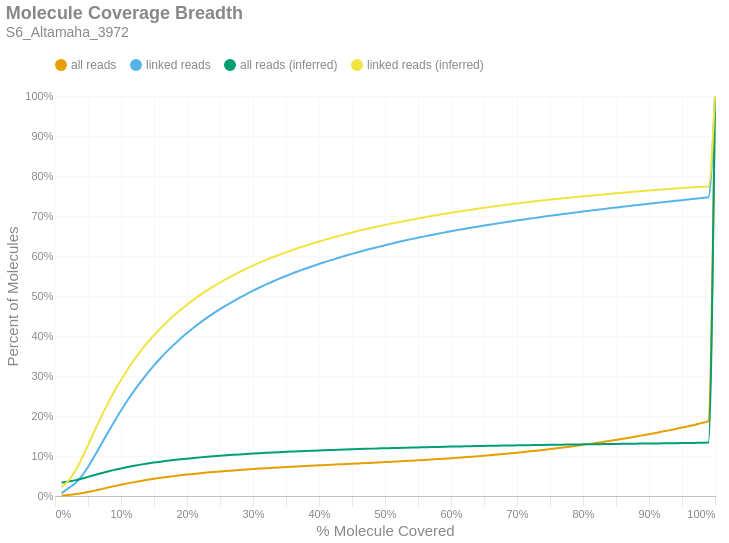

The notebook cell saved with this chart:
### Markdown cell above
### Molecule Read Coverage
This chart shows molecule coverage breadth as computed by the number of bases aligned to that molecule. In other words, "*how much of each unique long molecule is actually sequenced/aligned?*" Keep in mind there is a distinction between sequences and alignments, since some sequences belonging to a particular molecule may not align well and wouldn't appear in the alignment data. This chart also shows molecule coverage breadth as computed by the *inferred fragment* from which the aligned sequences originate. Unlike read coverage, this calculation takes into account the total insert size, including unsequenced gaps between the forward and reverse reads. Like the previous figures, these are cumulative percents.

### Code cell
if SKIPLR:
    print_html(f"Skipped")
else:
    binned_df = consolidated_hist(valids['coverage_bp'], mask, 0.01, True)
    binned_df_inf = consolidated_hist(valids['coverage_inserts'], mask, 0.01, True)
    binned_df = binned_df.with_columns(pl.lit(binned_df_inf['all reads (cumsum)']).alias('all reads (inferred)'))
    binned_df = binned_df.with_columns(pl.lit(binned_df_inf['linked reads (cumsum)']).alias('linked reads (inferred)'))
    binned_df = binned_df.with_columns(
        (pl.col('bin').cast(pl.Float64) + 0.01).alias('right_edge')
    )

    with SafeRender(binned_df):
        (
            density_plot(binned_df, 'Molecule Coverage Breadth', samplename, 'molcov', ['all reads (inferred)','linked reads (inferred)'])
            .encode(
                #x=alt.X('bin:Q', title="% Molecule Covered").axis(format = '%').scale(padding=0),
                x=alt.X('right_edge:Q', title="% Molecule Covered").axis(format='%').scale(padding=0),
                y=alt.Y('value:Q', title='Percent of Molecules')
                    .axis(format='%')
                    .stack(False)
                    .scale(domainMin=0, padding=0),
                color=alt.Color("key:N").scale(domain = ["all reads", "linked reads", "all reads (inferred)", "linked reads (inferred)"]),
                tooltip = [
                    alt.Tooltip("key:N", title = "Data Type"),
                    alt.Tooltip("range_label:N", title="% Molecule Covered"),
                    alt.Tooltip("value:Q", format = ".2%", title="% Molecules")
                ]
            )
        ).display()

### Figure 1 — Vega-Lite specification as saved in the notebook (floating-point values rounded to 4 significant figures)
{"width": "container", "height": 400, "config": {"title": {"anchor": "start", "dy": -15, "fontSize": 18, "color": "#888888", "subtitleColor": "#888888", "subtitleFontSize": 14}, "arc": {"fill": "#0072B2"}, "axis": {"domainColor": "#888888", "domainWidth": 0.5, "gridWidth": 0.2, "grid": false, "titleFontWeight": 400, "titleFontSize": 15, "labelFontSize": 11, "labelColor": "#888888", "tickColor": "#888888", "tickWidth": 0.2, "titleColor": "#888888"}, "axisBand": {"grid": false}, "axisX": {"grid": true, "tickSize": 10, "domainCap": "round"}, "axisY": {"domain": false, "grid": true, "tickSize": 0, "domainCap": "round"}, "background": "transparent", "header": {"labelFontSize": 15, "labelColor": "#888888", "titleFontSize": 15, "titleFontWeight": 600, "titleColor": "#888888"}, "legend": {"labelFont": "sans-serif", "labelFontSize": 12, "labelColor": "#888888", "symbolSize": 100, "symbolType": "circle", "titleFontSize": 12, "titlePadding": 10, "titleColor": "#888888", "title": null, "orient": "top"}, "range": {"category": ["#E69F00", "#56B4E9", "#009E73", "#F0E442", "#0072B2", "#D55E00", "#CC79A7", "#000000"], "diverging": ["#cfe8f3", "#a2d4ec", "#73bfe2", "#46abdb", "#1696d2", "#12719e"]}, "area": {"fill": "#0072B2", "fillOpacity": 0.7, "line": true, "strokeOpacity": 0.7}, "line": {"color": "#0072B2", "stroke": "#0072B2", "strokeWidth": 2}, "trail": {"color": "#0072B2", "stroke": "#0072B2", "strokeWidth": 0, "size": 1}, "point": {"filled": true, "fillOpacity": 1.0, "size": 95}, "text": {"color": "#888888", "fontSize": 11, "align": "right", "fontWeight": 400, "size": 11}, "bar": {"fill": "#0072B2", "stroke": null}, "view": {"stroke": null, "continuousWidth": 660, "continuousHeight": 400}}, "data": {"name": "data-6755956800b810192bb99a8628f7bd20"}, "mark": {"type": "line", "interpolate": "monotone", "point": {"opacity": 0, "size": 275}}, "encoding": {"color": {"field": "key", "scale": {"domain": ["all reads", "linked reads", "all reads (inferred)", "linked reads (inferred)"]}, "type": "nominal"}, "tooltip": [{"field": "key", "title": "Data Type", "type": "nominal"}, {"field": "range_label", "title": "% Molecule Covered", "type": "nominal"}, {"field": "value", "format": ".2%", "title": "% Molecules", "type": "quantitative"}], "x": {"axis": {"format": "%"}, "field": "right_edge", "scale": {"padding": 0}, "title": "% Molecule Covered", "type": "quantitative"}, "y": {"axis": {"format": "%"}, "field": "value", "scale": {"domainMin": 0, "padding": 0}, "stack": false, "title": "Percent of Molecules", "type": "quantitative"}}, "params": [{"name": "param_c36ac31b6afebe62", "select": {"type": "point", "fields": ["key"]}, "bind": "legend"}], "title": {"text": "Molecule Coverage Breadth", "subtitle": "S6_Altamaha_3972"}, "transform": [{"fold": ["all reads (cumsum)", "linked reads (cumsum)", "all reads (inferred)", "linked reads (inferred)"]}, {"calculate": "replace(datum.key, ' (cumsum)', '')", "as": "key"}, {"filter": {"param": "param_c36ac31b6afebe62"}}], "usermeta": {"embedOptions": {"downloadFileName": "S6_Altamaha_3972.molcov"}}, "$schema": "https://vega.github.io/schema/vega-lite/v6.1.0.json", "datasets": {"data-6755956800b810192bb99a8628f7bd20": [{"bin": "0.0", "interval": "0.0-0.01", "all reads": 0.0009993, "linked reads": 0.006942, "all reads (cumsum)": 0.0009993, "linked reads (cumsum)": 0.006942, "range_label": "0.0-0.01", "all reads (inferred)": 0.03389, "linked reads (inferred)": 0.02188, "right_edge": 0.01}, {"bin": "0.01", "interval": "0.01-0.02", "all reads": 0.001655, "linked reads": 0.01223, "all reads (cumsum)": 0.002655, "linked reads (cumsum)": 0.01917, "range_label": "0.01-0.02", "all reads (inferred)": 0.03601, "linked reads (inferred)": 0.03758, "right_edge": 0.02}, {"bin": "0.02", "interval": "0.02-0.03", "all reads": 0.001556, "linked reads": 0.01147, "all reads (cumsum)": 0.004211, "linked reads (cumsum)": 0.03064, "range_label": "0.02-0.03", "all reads (inferred)": 0.03903, "linked reads (inferred)": 0.06043, "right_edge": 0.03}, {"bin": "0.03", "interval": "0.03-0.04", "all reads": 0.002395, "linked reads": 0.01792, "all reads (cumsum)": 0.006606, "linked reads (cumsum)": 0.04856, "range_label": "0.03-0.04", "all reads (inferred)": 0.04314, "linked reads (inferred)": 0.09171, "right_edge": 0.04}, {"bin": "0.04", "interval": "0.04-0.05", "all reads": 0.00316, "linked reads": 0.02397, "all reads (cumsum)": 0.009766, "linked reads (cumsum)": 0.07252, "range_label": "0.04-0.05", "all reads (inferred)": 0.04775, "linked reads (inferred)": 0.1269, "right_edge": 0.05}, {"bin": "0.05", "interval": "0.05-0.06", "all reads": 0.003613, "linked reads": 0.02754, "all reads (cumsum)": 0.01338, "linked reads (cumsum)": 0.1001, "range_label": "0.05-0.06", "all reads (inferred)": 0.05242, "linked reads (inferred)": 0.1628, "right_edge": 0.06}, {"bin": "0.06", "interval": "0.06-0.07", "all reads": 0.003795, "linked reads": 0.02903, "all reads (cumsum)": 0.01717, "linked reads (cumsum)": 0.1291, "range_label": "0.06-0.07", "all reads (inferred)": 0.05696, "linked reads (inferred)": 0.1977, "right_edge": 0.07}, {"bin": "0.07", "interval": "0.07-0.08", "all reads": 0.003789, "linked reads": 0.02901, "all reads (cumsum)": 0.02096, "linked reads (cumsum)": 0.1581, "range_label": "0.07-0.08", "all reads (inferred)": 0.06127, "linked reads (inferred)": 0.2309, "right_edge": 0.08}, {"bin": "0.08", "interval": "0.08-0.09", "all reads": 0.003717, "linked reads": 0.02843, "all reads (cumsum)": 0.02468, "linked reads (cumsum)": 0.1865, "range_label": "0.08-0.09", "all reads (inferred)": 0.06529, "linked reads (inferred)": 0.2618, "right_edge": 0.09}, {"bin": "0.09", "interval": "0.09-0.1", "all reads": 0.00356, "linked reads": 0.02725, "all reads (cumsum)": 0.02824, "linked reads (cumsum)": 0.2138, "range_label": "0.09-0.1", "all reads (inferred)": 0.06895, "linked reads (inferred)": 0.29, "right_edge": 0.1}, {"bin": "0.1", "interval": "0.1-0.11", "all reads": 0.003347, "linked reads": 0.02562, "all reads (cumsum)": 0.03159, "linked reads (cumsum)": 0.2394, "range_label": "0.1-0.11", "all reads (inferred)": 0.07239, "linked reads (inferred)": 0.3164, "right_edge": 0.11}, {"bin": "0.11", "interval": "0.11-0.12", "all reads": 0.003132, "linked reads": 0.02398, "all reads (cumsum)": 0.03472, "linked reads (cumsum)": 0.2634, "range_label": "0.11-0.12", "all reads (inferred)": 0.07553, "linked reads (inferred)": 0.3407, "right_edge": 0.12}, {"bin": "0.12", "interval": "0.12-0.13", "all reads": 0.00289, "linked reads": 0.02215, "all reads (cumsum)": 0.03761, "linked reads (cumsum)": 0.2855, "range_label": "0.12-0.13", "all reads (inferred)": 0.0784, "linked reads (inferred)": 0.3628, "right_edge": 0.13}, {"bin": "0.13", "interval": "0.13-0.14", "all reads": 0.002747, "linked reads": 0.02104, "all reads (cumsum)": 0.04036, "linked reads (cumsum)": 0.3066, "range_label": "0.13-0.14", "all reads (inferred)": 0.08105, "linked reads (inferred)": 0.3833, "right_edge": 0.14}, {"bin": "0.14", "interval": "0.14-0.15", "all reads": 0.002613, "linked reads": 0.02, "all reads (cumsum)": 0.04297, "linked reads (cumsum)": 0.3266, "range_label": "0.14-0.15", "all reads (inferred)": 0.0835, "linked reads (inferred)": 0.4021, "right_edge": 0.15}, {"bin": "0.15", "interval": "0.15-0.16", "all reads": 0.002419, "linked reads": 0.0185, "all reads (cumsum)": 0.04539, "linked reads (cumsum)": 0.3451, "range_label": "0.15-0.16", "all reads (inferred)": 0.08579, "linked reads (inferred)": 0.4198, "right_edge": 0.16}, {"bin": "0.16", "interval": "0.16-0.17", "all reads": 0.002221, "linked reads": 0.01704, "all reads (cumsum)": 0.04761, "linked reads (cumsum)": 0.3621, "range_label": "0.16-0.17", "all reads (inferred)": 0.08789, "linked reads (inferred)": 0.436, "right_edge": 0.17}, {"bin": "0.17", "interval": "0.17-0.18", "all reads": 0.002092, "linked reads": 0.01599, "all reads (cumsum)": 0.0497, "linked reads (cumsum)": 0.3781, "range_label": "0.17-0.18", "all reads (inferred)": 0.08986, "linked reads (inferred)": 0.4511, "right_edge": 0.18}, {"bin": "0.18", "interval": "0.18-0.19", "all reads": 0.00198, "linked reads": 0.01517, "all reads (cumsum)": 0.05168, "linked reads (cumsum)": 0.3933, "range_label": "0.18-0.19", "all reads (inferred)": 0.09166, "linked reads (inferred)": 0.465, "right_edge": 0.19}, {"bin": "0.19", "interval": "0.19-0.2", "all reads": 0.001852, "linked reads": 0.01419, "all reads (cumsum)": 0.05353, "linked reads (cumsum)": 0.4075, "range_label": "0.19-0.2", "all reads (inferred)": 0.09338, "linked reads (inferred)": 0.4783, "right_edge": 0.2}, {"bin": "0.2", "interval": "0.2-0.21", "all reads": 0.001741, "linked reads": 0.01329, "all reads (cumsum)": 0.05527, "linked reads (cumsum)": 0.4208, "range_label": "0.2-0.21", "all reads (inferred)": 0.09501, "linked reads (inferred)": 0.4908, "right_edge": 0.21}, {"bin": "0.21", "interval": "0.21-0.22", "all reads": 0.001649, "linked reads": 0.01265, "all reads (cumsum)": 0.05692, "linked reads (cumsum)": 0.4334, "range_label": "0.21-0.22", "all reads (inferred)": 0.09655, "linked reads (inferred)": 0.5027, "right_edge": 0.22}, {"bin": "0.22", "interval": "0.22-0.23", "all reads": 0.001538, "linked reads": 0.01174, "all reads (cumsum)": 0.05846, "linked reads (cumsum)": 0.4451, "range_label": "0.22-0.23", "all reads (inferred)": 0.09797, "linked reads (inferred)": 0.5136, "right_edge": 0.23}, {"bin": "0.23", "interval": "0.23-0.24", "all reads": 0.001467, "linked reads": 0.01123, "all reads (cumsum)": 0.05993, "linked reads (cumsum)": 0.4564, "range_label": "0.23-0.24", "all reads (inferred)": 0.09931, "linked reads (inferred)": 0.5239, "right_edge": 0.24}, {"bin": "0.24", "interval": "0.24-0.25", "all reads": 0.001413, "linked reads": 0.01072, "all reads (cumsum)": 0.06134, "linked reads (cumsum)": 0.4671, "range_label": "0.24-0.25", "all reads (inferred)": 0.1006, "linked reads (inferred)": 0.5338, "right_edge": 0.25}, {"bin": "0.25", "interval": "0.25-0.26", "all reads": 0.001326, "linked reads": 0.01002, "all reads (cumsum)": 0.06267, "linked reads (cumsum)": 0.4771, "range_label": "0.25-0.26", "all reads (inferred)": 0.1018, "linked reads (inferred)": 0.543, "right_edge": 0.26}, {"bin": "0.26", "interval": "0.26-0.27", "all reads": 0.00127, "linked reads": 0.009616, "all reads (cumsum)": 0.06394, "linked reads (cumsum)": 0.4867, "range_label": "0.26-0.27", "all reads (inferred)": 0.1029, "linked reads (inferred)": 0.5517, "right_edge": 0.27}, {"bin": "0.27", "interval": "0.27-0.28", "all reads": 0.001225, "linked reads": 0.009296, "all reads (cumsum)": 0.06516, "linked reads (cumsum)": 0.496, "range_label": "0.27-0.28", "all reads (inferred)": 0.104, "linked reads (inferred)": 0.5602, "right_edge": 0.28}, {"bin": "0.28", "interval": "0.28-0.29", "all reads": 0.001183, "linked reads": 0.008909, "all reads (cumsum)": 0.06635, "linked reads (cumsum)": 0.5049, "range_label": "0.28-0.29", "all reads (inferred)": 0.1051, "linked reads (inferred)": 0.5682, "right_edge": 0.29}, {"bin": "0.29", "interval": "0.29-0.3", "all reads": 0.001114, "linked reads": 0.008394, "all reads (cumsum)": 0.06746, "linked reads (cumsum)": 0.5133, "range_label": "0.29-0.3", "all reads (inferred)": 0.1061, "linked reads (inferred)": 0.5759, "right_edge": 0.3}, {"bin": "0.3", "interval": "0.3-0.31", "all reads": 0.001059, "linked reads": 0.007969, "all reads (cumsum)": 0.06852, "linked reads (cumsum)": 0.5213, "range_label": "0.3-0.31", "all reads (inferred)": 0.107, "linked reads (inferred)": 0.5833, "right_edge": 0.31}, {"bin": "0.31", "interval": "0.31-0.32", "all reads": 0.001026, "linked reads": 0.00768, "all reads (cumsum)": 0.06954, "linked reads (cumsum)": 0.529, "range_label": "0.31-0.32", "all reads (inferred)": 0.1079, "linked reads (inferred)": 0.5903, "right_edge": 0.32}, {"bin": "0.32", "interval": "0.32-0.33", "all reads": 0.0009842, "linked reads": 0.007312, "all reads (cumsum)": 0.07053, "linked reads (cumsum)": 0.5363, "range_label": "0.32-0.33", "all reads (inferred)": 0.1088, "linked reads (inferred)": 0.5969, "right_edge": 0.33}, {"bin": "0.33", "interval": "0.33-0.34", "all reads": 0.0009506, "linked reads": 0.007, "all reads (cumsum)": 0.07148, "linked reads (cumsum)": 0.5433, "range_label": "0.33-0.34", "all reads (inferred)": 0.1096, "linked reads (inferred)": 0.6031, "right_edge": 0.34}, {"bin": "0.34", "interval": "0.34-0.35", "all reads": 0.0009317, "linked reads": 0.006775, "all reads (cumsum)": 0.07241, "linked reads (cumsum)": 0.5501, "range_label": "0.34-0.35", "all reads (inferred)": 0.1104, "linked reads (inferred)": 0.6091, "right_edge": 0.35}, {"bin": "0.35", "interval": "0.35-0.36", "all reads": 0.0008996, "linked reads": 0.006503, "all reads (cumsum)": 0.07331, "linked reads (cumsum)": 0.5566, "range_label": "0.35-0.36", "all reads (inferred)": 0.1112, "linked reads (inferred)": 0.615, "right_edge": 0.36}, {"bin": "0.36", "interval": "0.36-0.37", "all reads": 0.0008558, "linked reads": 0.006144, "all reads (cumsum)": 0.07417, "linked reads (cumsum)": 0.5627, "range_label": "0.36-0.37", "all reads (inferred)": 0.1119, "linked reads (inferred)": 0.6207, "right_edge": 0.37}, {"bin": "0.37", "interval": "0.37-0.38", "all reads": 0.0008589, "linked reads": 0.006068, "all reads (cumsum)": 0.07502, "linked reads (cumsum)": 0.5688, "range_label": "0.37-0.38", "all reads (inferred)": 0.1126, "linked reads (inferred)": 0.626, "right_edge": 0.38}, {"bin": "0.38", "interval": "0.38-0.39", "all reads": 0.000813, "linked reads": 0.005727, "all reads (cumsum)": 0.07584, "linked reads (cumsum)": 0.5745, "range_label": "0.38-0.39", "all reads (inferred)": 0.1133, "linked reads (inferred)": 0.6312, "right_edge": 0.39}, {"bin": "0.39", "interval": "0.39-0.4", "all reads": 0.0008183, "linked reads": 0.005598, "all reads (cumsum)": 0.07666, "linked reads (cumsum)": 0.5801, "range_label": "0.39-0.4", "all reads (inferred)": 0.1139, "linked reads (inferred)": 0.6363, "right_edge": 0.4}, {"bin": "0.4", "interval": "0.4-0.41", "all reads": 0.0007948, "linked reads": 0.005245, "all reads (cumsum)": 0.07745, "linked reads (cumsum)": 0.5854, "range_label": "0.4-0.41", "all reads (inferred)": 0.1146, "linked reads (inferred)": 0.641, "right_edge": 0.41}, {"bin": "0.41", "interval": "0.41-0.42", "all reads": 0.0008005, "linked reads": 0.005214, "all reads (cumsum)": 0.07825, "linked reads (cumsum)": 0.5906, "range_label": "0.41-0.42", "all reads (inferred)": 0.1152, "linked reads (inferred)": 0.6458, "right_edge": 0.42}, {"bin": "0.42", "interval": "0.42-0.43", "all reads": 0.0008157, "linked reads": 0.005211, "all reads (cumsum)": 0.07907, "linked reads (cumsum)": 0.5958, "range_label": "0.42-0.43", "all reads (inferred)": 0.1158, "linked reads (inferred)": 0.6503, "right_edge": 0.43}, {"bin": "0.43", "interval": "0.43-0.44", "all reads": 0.0007764, "linked reads": 0.004845, "all reads (cumsum)": 0.07984, "linked reads (cumsum)": 0.6006, "range_label": "0.43-0.44", "all reads (inferred)": 0.1163, "linked reads (inferred)": 0.6546, "right_edge": 0.44}, {"bin": "0.44", "interval": "0.44-0.45", "all reads": 0.0007911, "linked reads": 0.004705, "all reads (cumsum)": 0.08063, "linked reads (cumsum)": 0.6053, "range_label": "0.44-0.45", "all reads (inferred)": 0.1169, "linked reads (inferred)": 0.6588, "right_edge": 0.45}, {"bin": "0.45", "interval": "0.45-0.46", "all reads": 0.0008034, "linked reads": 0.004639, "all reads (cumsum)": 0.08144, "linked reads (cumsum)": 0.61, "range_label": "0.45-0.46", "all reads (inferred)": 0.1174, "linked reads (inferred)": 0.6629, "right_edge": 0.46}, {"bin": "0.46", "interval": "0.46-0.47", "all reads": 0.0007901, "linked reads": 0.004366, "all reads (cumsum)": 0.08223, "linked reads (cumsum)": 0.6143, "range_label": "0.46-0.47", "all reads (inferred)": 0.1179, "linked reads (inferred)": 0.6668, "right_edge": 0.47}, {"bin": "0.47", "interval": "0.47-0.48", "all reads": 0.00081, "linked reads": 0.004325, "all reads (cumsum)": 0.08304, "linked reads (cumsum)": 0.6187, "range_label": "0.47-0.48", "all reads (inferred)": 0.1184, "linked reads (inferred)": 0.6704, "right_edge": 0.48}, {"bin": "0.48", "interval": "0.48-0.49", "all reads": 0.0008164, "linked reads": 0.004123, "all reads (cumsum)": 0.08385, "linked reads (cumsum)": 0.6228, "range_label": "0.48-0.49", "all reads (inferred)": 0.1189, "linked reads (inferred)": 0.6741, "right_edge": 0.49}, {"bin": "0.49", "interval": "0.49-0.5", "all reads": 0.0008988, "linked reads": 0.004276, "all reads (cumsum)": 0.08475, "linked reads (cumsum)": 0.6271, "range_label": "0.49-0.5", "all reads (inferred)": 0.1194, "linked reads (inferred)": 0.6778, "right_edge": 0.5}, {"bin": "0.5", "interval": "0.5-0.51", "all reads": 0.0008157, "linked reads": 0.003835, "all reads (cumsum)": 0.08557, "linked reads (cumsum)": 0.6309, "range_label": "0.5-0.51", "all reads (inferred)": 0.1198, "linked reads (inferred)": 0.681, "right_edge": 0.51}, {"bin": "0.51", "interval": "0.51-0.52", "all reads": 0.0008887, "linked reads": 0.003891, "all reads (cumsum)": 0.08646, "linked reads (cumsum)": 0.6348, "range_label": "0.51-0.52", "all reads (inferred)": 0.1203, "linked reads (inferred)": 0.6845, "right_edge": 0.52}, {"bin": "0.52", "interval": "0.52-0.53", "all reads": 0.0008839, "linked reads": 0.003765, "all reads (cumsum)": 0.08734, "linked reads (cumsum)": 0.6385, "range_label": "0.52-0.53", "all reads (inferred)": 0.1207, "linked reads (inferred)": 0.6876, "right_edge": 0.53}, {"bin": "0.53", "interval": "0.53-0.54", "all reads": 0.0009325, "linked reads": 0.003645, "all reads (cumsum)": 0.08827, "linked reads (cumsum)": 0.6422, "range_label": "0.53-0.54", "all reads (inferred)": 0.1211, "linked reads (inferred)": 0.6909, "right_edge": 0.54}, {"bin": "0.54", "interval": "0.54-0.55", "all reads": 0.0009478, "linked reads": 0.003463, "all reads (cumsum)": 0.08922, "linked reads (cumsum)": 0.6457, "range_label": "0.54-0.55", "all reads (inferred)": 0.1215, "linked reads (inferred)": 0.6939, "right_edge": 0.55}, {"bin": "0.55", "interval": "0.55-0.56", "all reads": 0.0009773, "linked reads": 0.003461, "all reads (cumsum)": 0.0902, "linked reads (cumsum)": 0.6491, "range_label": "0.55-0.56", "all reads (inferred)": 0.122, "linked reads (inferred)": 0.6969, "right_edge": 0.56}, {"bin": "0.56", "interval": "0.56-0.57", "all reads": 0.0009984, "linked reads": 0.003219, "all reads (cumsum)": 0.0912, "linked reads (cumsum)": 0.6523, "range_label": "0.56-0.57", "all reads (inferred)": 0.1224, "linked reads (inferred)": 0.6999, "right_edge": 0.57}, {"bin": "0.57", "interval": "0.57-0.58", "all reads": 0.001023, "linked reads": 0.003181, "all reads (cumsum)": 0.09222, "linked reads (cumsum)": 0.6555, "range_label": "0.57-0.58", "all reads (inferred)": 0.1227, "linked reads (inferred)": 0.7027, "right_edge": 0.58}, {"bin": "0.58", "interval": "0.58-0.59", "all reads": 0.001071, "linked reads": 0.003219, "all reads (cumsum)": 0.09329, "linked reads (cumsum)": 0.6587, "range_label": "0.58-0.59", "all reads (inferred)": 0.1231, "linked reads (inferred)": 0.7055, "right_edge": 0.59}, {"bin": "0.59", "interval": "0.59-0.6", "all reads": 0.001183, "linked reads": 0.003237, "all reads (cumsum)": 0.09447, "linked reads (cumsum)": 0.662, "range_label": "0.59-0.6", "all reads (inferred)": 0.1235, "linked reads (inferred)": 0.7083, "right_edge": 0.6}, {"bin": "0.6", "interval": "0.6-0.61", "all reads": 0.001126, "linked reads": 0.00293, "all reads (cumsum)": 0.0956, "linked reads (cumsum)": 0.6649, "range_label": "0.6-0.61", "all reads (inferred)": 0.1238, "linked reads (inferred)": 0.7108, "right_edge": 0.61}, {"bin": "0.61", "interval": "0.61-0.62", "all reads": 0.001196, "linked reads": 0.002798, "all reads (cumsum)": 0.0968, "linked reads (cumsum)": 0.6677, "range_label": "0.61-0.62", "all reads (inferred)": 0.1242, "linked reads (inferred)": 0.7133, "right_edge": 0.62}, {"bin": "0.62", "interval": "0.62-0.63", "all reads": 0.001234, "linked reads": 0.002813, "all reads (cumsum)": 0.09803, "linked reads (cumsum)": 0.6705, "range_label": "0.62-0.63", "all reads (inferred)": 0.1245, "linked reads (inferred)": 0.7158, "right_edge": 0.63}, {"bin": "0.63", "interval": "0.63-0.64", "all reads": 0.001311, "linked reads": 0.002855, "all reads (cumsum)": 0.09934, "linked reads (cumsum)": 0.6734, "range_label": "0.63-0.64", "all reads (inferred)": 0.1248, "linked reads (inferred)": 0.7181, "right_edge": 0.64}, {"bin": "0.64", "interval": "0.64-0.65", "all reads": 0.00133, "linked reads": 0.002688, "all reads (cumsum)": 0.1007, "linked reads (cumsum)": 0.6761, "range_label": "0.64-0.65", "all reads (inferred)": 0.1251, "linked reads (inferred)": 0.7206, "right_edge": 0.65}, {"bin": "0.65", "interval": "0.65-0.66", "all reads": 0.001422, "linked reads": 0.002694, "all reads (cumsum)": 0.1021, "linked reads (cumsum)": 0.6787, "range_label": "0.65-0.66", "all reads (inferred)": 0.1255, "linked reads (inferred)": 0.7229, "right_edge": 0.66}, {"bin": "0.66", "interval": "0.66-0.67", "all reads": 0.001436, "linked reads": 0.002593, "all reads (cumsum)": 0.1035, "linked reads (cumsum)": 0.6813, "range_label": "0.66-0.67", "all reads (inferred)": 0.1258, "linked reads (inferred)": 0.7251, "right_edge": 0.67}, {"bin": "0.67", "interval": "0.67-0.68", "all reads": 0.001498, "linked reads": 0.002519, "all reads (cumsum)": 0.105, "linked reads (cumsum)": 0.6839, "range_label": "0.67-0.68", "all reads (inferred)": 0.1261, "linked reads (inferred)": 0.7273, "right_edge": 0.68}, {"bin": "0.68", "interval": "0.68-0.69", "all reads": 0.001554, "linked reads": 0.002547, "all reads (cumsum)": 0.1066, "linked reads (cumsum)": 0.6864, "range_label": "0.68-0.69", "all reads (inferred)": 0.1263, "linked reads (inferred)": 0.7294, "right_edge": 0.69}, {"bin": "0.69", "interval": "0.69-0.7", "all reads": 0.001643, "linked reads": 0.002376, "all reads (cumsum)": 0.1082, "linked reads (cumsum)": 0.6888, "range_label": "0.69-0.7", "all reads (inferred)": 0.1266, "linked reads (inferred)": 0.7314, "right_edge": 0.7}, {"bin": "0.7", "interval": "0.7-0.71", "all reads": 0.001645, "linked reads": 0.002375, "all reads (cumsum)": 0.1099, "linked reads (cumsum)": 0.6912, "range_label": "0.7-0.71", "all reads (inferred)": 0.1269, "linked reads (inferred)": 0.7334, "right_edge": 0.71}, {"bin": "0.71", "interval": "0.71-0.72", "all reads": 0.001721, "linked reads": 0.002384, "all reads (cumsum)": 0.1116, "linked reads (cumsum)": 0.6935, "range_label": "0.71-0.72", "all reads (inferred)": 0.1272, "linked reads (inferred)": 0.7353, "right_edge": 0.72}, {"bin": "0.72", "interval": "0.72-0.73", "all reads": 0.001804, "linked reads": 0.002304, "all reads (cumsum)": 0.1134, "linked reads (cumsum)": 0.6958, "range_label": "0.72-0.73", "all reads (inferred)": 0.1274, "linked reads (inferred)": 0.7372, "right_edge": 0.73}, {"bin": "0.73", "interval": "0.73-0.74", "all reads": 0.001855, "linked reads": 0.002289, "all reads (cumsum)": 0.1152, "linked reads (cumsum)": 0.6981, "range_label": "0.73-0.74", "all reads (inferred)": 0.1277, "linked reads (inferred)": 0.7391, "right_edge": 0.74}, {"bin": "0.74", "interval": "0.74-0.75", "all reads": 0.002012, "linked reads": 0.002348, "all reads (cumsum)": 0.1173, "linked reads (cumsum)": 0.7005, "range_label": "0.74-0.75", "all reads (inferred)": 0.1279, "linked reads (inferred)": 0.741, "right_edge": 0.75}, {"bin": "0.75", "interval": "0.75-0.76", "all reads": 0.001943, "linked reads": 0.002201, "all reads (cumsum)": 0.1192, "linked reads (cumsum)": 0.7027, "range_label": "0.75-0.76", "all reads (inferred)": 0.1282, "linked reads (inferred)": 0.7427, "right_edge": 0.76}, {"bin": "0.76", "interval": "0.76-0.77", "all reads": 0.002052, "linked reads": 0.002143, "all reads (cumsum)": 0.1213, "linked reads (cumsum)": 0.7048, "range_label": "0.76-0.77", "all reads (inferred)": 0.1284, "linked reads (inferred)": 0.7444, "right_edge": 0.77}, {"bin": "0.77", "interval": "0.77-0.78", "all reads": 0.002126, "linked reads": 0.002212, "all reads (cumsum)": 0.1234, "linked reads (cumsum)": 0.707, "range_label": "0.77-0.78", "all reads (inferred)": 0.1287, "linked reads (inferred)": 0.746, "right_edge": 0.78}, {"bin": "0.78", "interval": "0.78-0.79", "all reads": 0.002167, "linked reads": 0.002013, "all reads (cumsum)": 0.1255, "linked reads (cumsum)": 0.7091, "range_label": "0.78-0.79", "all reads (inferred)": 0.1289, "linked reads (inferred)": 0.7476, "right_edge": 0.79}, {"bin": "0.79", "interval": "0.79-0.8", "all reads": 0.002389, "linked reads": 0.002256, "all reads (cumsum)": 0.1279, "linked reads (cumsum)": 0.7113, "range_label": "0.79-0.8", "all reads (inferred)": 0.1291, "linked reads (inferred)": 0.7493, "right_edge": 0.8}, {"bin": "0.8", "interval": "0.8-0.81", "all reads": 0.002232, "linked reads": 0.00189, "all reads (cumsum)": 0.1302, "linked reads (cumsum)": 0.7132, "range_label": "0.8-0.81", "all reads (inferred)": 0.1293, "linked reads (inferred)": 0.7507, "right_edge": 0.81}, {"bin": "0.81", "interval": "0.81-0.82", "all reads": 0.002406, "linked reads": 0.002083, "all reads (cumsum)": 0.1326, "linked reads (cumsum)": 0.7153, "range_label": "0.81-0.82", "all reads (inferred)": 0.1295, "linked reads (inferred)": 0.7522, "right_edge": 0.82}, {"bin": "0.82", "interval": "0.82-0.83", "all reads": 0.002507, "linked reads": 0.001897, "all reads (cumsum)": 0.1351, "linked reads (cumsum)": 0.7172, "range_label": "0.82-0.83", "all reads (inferred)": 0.1298, "linked reads (inferred)": 0.7537, "right_edge": 0.83}, {"bin": "0.83", "interval": "0.83-0.84", "all reads": 0.002591, "linked reads": 0.002082, "all reads (cumsum)": 0.1377, "linked reads (cumsum)": 0.7193, "range_label": "0.83-0.84", "all reads (inferred)": 0.13, "linked reads (inferred)": 0.7552, "right_edge": 0.84}, {"bin": "0.84", "interval": "0.84-0.85", "all reads": 0.002575, "linked reads": 0.001871, "all reads (cumsum)": 0.1402, "linked reads (cumsum)": 0.7211, "range_label": "0.84-0.85", "all reads (inferred)": 0.1302, "linked reads (inferred)": 0.7567, "right_edge": 0.85}, {"bin": "0.85", "interval": "0.85-0.86", "all reads": 0.002722, "linked reads": 0.001947, "all reads (cumsum)": 0.143, "linked reads (cumsum)": 0.7231, "range_label": "0.85-0.86", "all reads (inferred)": 0.1304, "linked reads (inferred)": 0.7581, "right_edge": 0.86}, {"bin": "0.86", "interval": "0.86-0.87", "all reads": 0.002768, "linked reads": 0.001873, "all reads (cumsum)": 0.1457, "linked reads (cumsum)": 0.725, "range_label": "0.86-0.87", "all reads (inferred)": 0.1306, "linked reads (inferred)": 0.7597, "right_edge": 0.87}, {"bin": "0.87", "interval": "0.87-0.88", "all reads": 0.002888, "linked reads": 0.001924, "all reads (cumsum)": 0.1486, "linked reads (cumsum)": 0.7269, "range_label": "0.87-0.88", "all reads (inferred)": 0.1308, "linked reads (inferred)": 0.761, "right_edge": 0.88}, {"bin": "0.88", "interval": "0.88-0.89", "all reads": 0.002935, "linked reads": 0.001884, "all reads (cumsum)": 0.1516, "linked reads (cumsum)": 0.7288, "range_label": "0.88-0.89", "all reads (inferred)": 0.131, "linked reads (inferred)": 0.7623, "right_edge": 0.89}, {"bin": "0.89", "interval": "0.89-0.9", "all reads": 0.003035, "linked reads": 0.001866, "all reads (cumsum)": 0.1546, "linked reads (cumsum)": 0.7306, "range_label": "0.89-0.9", "all reads (inferred)": 0.1312, "linked reads (inferred)": 0.7636, "right_edge": 0.9}, {"bin": "0.9", "interval": "0.9-0.91", "all reads": 0.002932, "linked reads": 0.001846, "all reads (cumsum)": 0.1575, "linked reads (cumsum)": 0.7325, "range_label": "0.9-0.91", "all reads (inferred)": 0.1314, "linked reads (inferred)": 0.7649, "right_edge": 0.91}, {"bin": "0.91", "interval": "0.91-0.92", "all reads": 0.003455, "linked reads": 0.001827, "all reads (cumsum)": 0.161, "linked reads (cumsum)": 0.7343, "range_label": "0.91-0.92", "all reads (inferred)": 0.1317, "linked reads (inferred)": 0.7662, "right_edge": 0.92}, {"bin": "0.92", "interval": "0.92-0.93", "all reads": 0.003047, "linked reads": 0.001794, "all reads (cumsum)": 0.164, "linked reads (cumsum)": 0.7361, "range_label": "0.92-0.93", "all reads (inferred)": 0.1319, "linked reads (inferred)": 0.7674, "right_edge": 0.93}, {"bin": "0.93", "interval": "0.93-0.94", "all reads": 0.003388, "linked reads": 0.001827, "all reads (cumsum)": 0.1674, "linked reads (cumsum)": 0.7379, "range_label": "0.93-0.94", "all reads (inferred)": 0.1321, "linked reads (inferred)": 0.7686, "right_edge": 0.94}, {"bin": "0.94", "interval": "0.94-0.95", "all reads": 0.003741, "linked reads": 0.001741, "all reads (cumsum)": 0.1712, "linked reads (cumsum)": 0.7397, "range_label": "0.94-0.95", "all reads (inferred)": 0.1323, "linked reads (inferred)": 0.7698, "right_edge": 0.95}, {"bin": "0.95", "interval": "0.95-0.96", "all reads": 0.003276, "linked reads": 0.001763, "all reads (cumsum)": 0.1744, "linked reads (cumsum)": 0.7414, "range_label": "0.95-0.96", "all reads (inferred)": 0.1325, "linked reads (inferred)": 0.771, "right_edge": 0.96}, {"bin": "0.96", "interval": "0.96-0.97", "all reads": 0.003812, "linked reads": 0.001686, "all reads (cumsum)": 0.1782, "linked reads (cumsum)": 0.7431, "range_label": "0.96-0.97", "all reads (inferred)": 0.1328, "linked reads (inferred)": 0.7722, "right_edge": 0.97}, {"bin": "0.97", "interval": "0.97-0.98", "all reads": 0.004486, "linked reads": 0.001752, "all reads (cumsum)": 0.1827, "linked reads (cumsum)": 0.7449, "range_label": "0.97-0.98", "all reads (inferred)": 0.1331, "linked reads (inferred)": 0.7731, "right_edge": 0.98}, {"bin": "0.98", "interval": "0.98-0.99", "all reads": 0.004261, "linked reads": 0.001833, "all reads (cumsum)": 0.187, "linked reads (cumsum)": 0.7467, "range_label": "0.98-0.99", "all reads (inferred)": 0.1335, "linked reads (inferred)": 0.7737, "right_edge": 0.99}, {"bin": "0.99", "interval": "0.99-1.0", "all reads": 0.813, "linked reads": 0.2533, "all reads (cumsum)": 1.0, "linked reads (cumsum)": 1.0, "range_label": "0.99-1.0", "all reads (inferred)": 1.0, "linked reads (inferred)": 1.0, "right_edge": 1.0}]}}
